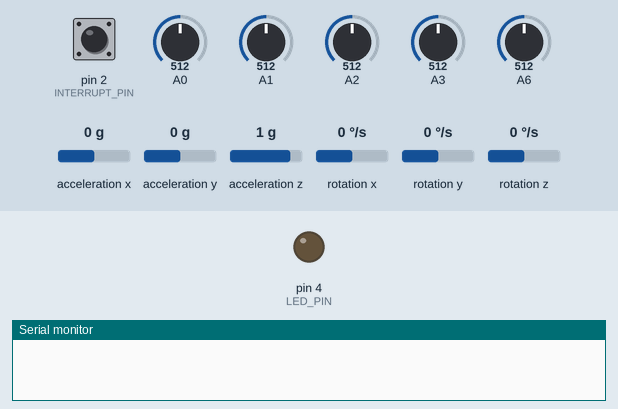
Recording of a sketch running on a simulated Arduino Uno, built with avr-gcc and run on an emulated ATmega328P. On the bench: output pins drawn as LEDs (lit = HIGH), the last lines printed to the serial monitor. Dashed ring = blinking. The inputs (shaded band) are chosen by the test bench; at power-on: acceleration x 0 g, A0 = 512, A1 = 512, acceleration y 0 g, A2 = 512, A3 = 512, pin 2 (INTERRUPT_PIN) LOW, A6 = 512, acceleration z 1 g, rotation x 0 °/s, rotation y 0 °/s, rotation z 0 °/s. The sensor or clock chip raises its interrupt line as the real part does.

Above: at 0.0 s.
At 1.9 s:
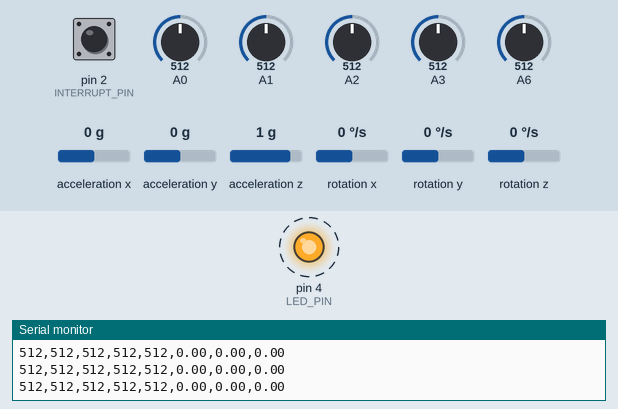
2.0 s: acceleration x set to -1.4 g
5.0 s: A0 set to 30
8.0 s: A1 set to 30
11.0 s: acceleration y set to 0.8 g
14.0 s: A2 set to 30
17.0 s: A3 set to 30
Timing chart, 0 to 21.0 s (numbered marks = the images above; inputs shaded):
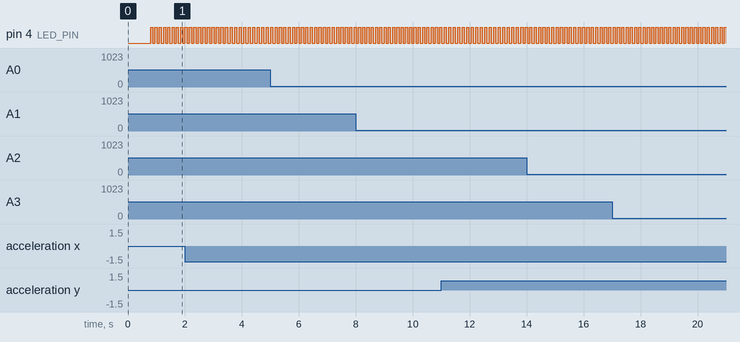

The sketch:

Full_Glove.ino
```cpp
#include "I2Cdev.h"
#include "MPU6050_6Axis_MotionApps20.h"

#if I2CDEV_IMPLEMENTATION == I2CDEV_ARDUINO_WIRE
    #include "Wire.h"
#endif

MPU6050 mpu;

#define INTERRUPT_PIN 2  // use pin 2 on Arduino Uno & most boards
#define LED_PIN 4 // (Arduino is 13, Teensy is 11, Teensy++ is 6)
bool blinkState = false;

// MPU control/status vars
bool dmpReady = false;  // set true if DMP init was successful
uint8_t mpuIntStatus;   // holds actual interrupt status byte from MPU
uint8_t devStatus;      // return status after each device operation (0 = success, !0 = error)
uint16_t packetSize;    // expected DMP packet size (default is 42 bytes)
uint16_t fifoCount;     // count of all bytes currently in FIFO
uint8_t fifoBuffer[64]; // FIFO storage buffer

// orientation/motion vars
Quaternion q;           // [w, x, y, z]         quaternion container
VectorInt16 aa;         // [x, y, z]            accel sensor measurements
VectorInt16 aaReal;     // [x, y, z]            gravity-free accel sensor measurements
VectorInt16 aaWorld;    // [x, y, z]            world-frame accel sensor measurements
VectorFloat gravity;    // [x, y, z]            gravity vector
float euler[3];         // [psi, theta, phi]    Euler angle container
float ypr[3];           // [yaw, pitch, roll]   yaw/pitch/roll container and gravity vector

int thumb;
int index;
int middle;
int ring;
int pinky;

double yaw;
double pitch;
double roll;

String outputData;


// ================================================================
// ===               INTERRUPT DETECTION ROUTINE                ===
// ================================================================

volatile bool mpuInterrupt = false;     // indicates whether MPU interrupt pin has gone high
void dmpDataReady() {
    mpuInterrupt = true;
}

// ================================================================
// ===                      INITIAL SETUP                       ===
// ================================================================

void setup() {
    // join I2C bus (I2Cdev library doesn't do this automatically)
    #if I2CDEV_IMPLEMENTATION == I2CDEV_ARDUINO_WIRE
        Wire.begin();
        //Wire.setClock(400000); // 400kHz I2C clock. Comment this line if having compilation difficulties
    #elif I2CDEV_IMPLEMENTATION == I2CDEV_BUILTIN_FASTWIRE
        Fastwire::setup(400, true);
    #endif

    Serial.begin(4800);
    Serial.setTimeout(4000);

    // initialize device
    Serial.println(F("Initializing I2C devices..."));
    mpu.initialize();
    pinMode(INTERRUPT_PIN, INPUT);

    // verify connection
    Serial.println(F("Testing device connections..."));
    Serial.println(mpu.testConnection() ? F("MPU6050 connection successful") : F("MPU6050 connection failed"));

    // load and configure the DMP
    Serial.println(F("Initializing DMP..."));
    devStatus = mpu.dmpInitialize();

    // supply your own gyro offsets here, scaled for min sensitivity
    mpu.setXGyroOffset(220);
    mpu.setYGyroOffset(76);
    mpu.setZGyroOffset(-85);
    mpu.setZAccelOffset(1788); // 1688 factory default for my test chip

    // make sure it worked (returns 0 if so)
    if (devStatus == 0) {
        // Calibration Time: generate offsets and calibrate our MPU6050
        mpu.CalibrateAccel(6);
        mpu.CalibrateGyro(6);
        mpu.PrintActiveOffsets();
        // turn on the DMP, now that it's ready
        Serial.println(F("Enabling DMP..."));
        mpu.setDMPEnabled(true);

        // enable Arduino interrupt detection
        Serial.print(F("Enabling interrupt detection (Arduino external interrupt "));
        Serial.print(digitalPinToInterrupt(INTERRUPT_PIN));
        Serial.println(F(")..."));
        attachInterrupt(digitalPinToInterrupt(INTERRUPT_PIN), dmpDataReady, RISING);
        mpuIntStatus = mpu.getIntStatus();

        // set our DMP Ready flag so the main loop() function knows it's okay to use it
        Serial.println(F("DMP ready! Waiting for first interrupt..."));
        dmpReady = true;

        // get expected DMP packet size for later comparison
        packetSize = mpu.dmpGetFIFOPacketSize();
    } else {
        // ERROR!
        // 1 = initial memory load failed
        // 2 = DMP configuration updates failed
        // (if it's going to break, usually the code will be 1)
        Serial.print(F("DMP Initialization failed (code "));
        Serial.print(devStatus);
        Serial.println(F(")"));
    }

    // configure LED for output
    pinMode(LED_PIN, OUTPUT);
}


// ================================================================
// ===                    MAIN PROGRAM LOOP                     ===
// ================================================================

void loop() {
    // if programming failed, don't try to do anything
    if (!dmpReady) return;
    // read a packet from FIFO
    if (mpu.dmpGetCurrentFIFOPacket(fifoBuffer)) { // Get the Latest packet
      // display Euler angles in degrees
      mpu.dmpGetQuaternion(&q, fifoBuffer);
      mpu.dmpGetGravity(&gravity, &q);
      mpu.dmpGetYawPitchRoll(ypr, &q, &gravity);

      //yaw = ypr[0] * 180/M_PI;
      //pitch = ypr[1] * 180/M_PI;
      //roll = ypr[2] * 180/M_PI;

      //thumb = analogRead(6);
      //index = analogRead(3);
      //middle = analogRead(2);
      //ring = analogRead(1);
      //pinky = analogRead(0);

      //outputData = String(thumb) + ", " + String(index) + ", " + String(middle) + ", " + String(ring) + ", " + String(pinky) + ", " + String(yaw) + ", " + String(pitch) + ", " + String(roll);

      outputData = String(analogRead(6)) + "," + String(analogRead(3)) + "," + String(analogRead(2)) + "," + String(analogRead(1)) + "," + String(analogRead(0)) + "," + String(ypr[0] * 180/M_PI) + "," + String(ypr[1] * 180/M_PI) + "," + String(ypr[2] * 180/M_PI);

      Serial.println(outputData);

        // blink LED to indicate activity
        blinkState = !blinkState;
        digitalWrite(LED_PIN, blinkState);
    }
}
```

Measured:
- by itself, pin 4 (LED_PIN): alternates HIGH for 0.08 s and LOW for 0.08 s
